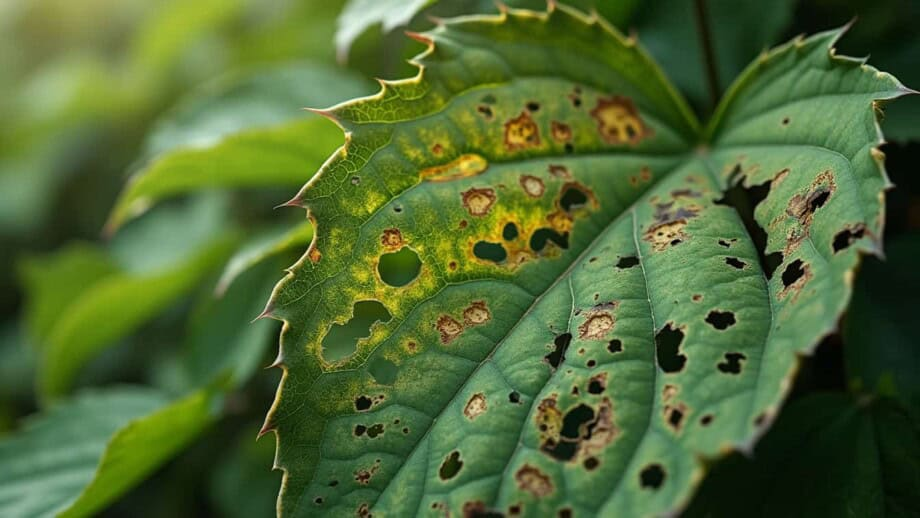
#> input picture ramie-disease-dataset/images/ramie_leaf_images/anthracnose_leaf_spot/1.jpg, 920 x 518 px
$ python main.py
#> lines starting #> are read from the running program, lines starting #| are printed output that depends on the picture; after the words box and inside, x2 and y2 are one past the last pixel; in counts of white or black regions, pixels touching at a corner belong together
import cv2
import numpy as np
import os

# --- CONFIGURATION ---
# 1. The Clean, Original Image
ORIGINAL_PATH = "../ramie-disease-dataset/images/ramie_leaf_images/anthracnose_leaf_spot/1.jpg"

# 2. The SAM Download (with the colored outlines/blobs)
SAM_OUTPUT_PATH = "../ramie-disease-dataset/images/ramie_leaf_images/anthracnose_leaf_spot/SAM_OUTPUT/Sam_1.png"

# 3. Output Folder
OUTPUT_DIR = "lesion_bank"

# --- MAIN SCRIPT ---
if not os.path.exists(OUTPUT_DIR): os.makedirs(OUTPUT_DIR)

print("Loading images...")
original = cv2.imread(ORIGINAL_PATH)
#> original is the input picture: shape (518, 920, 3); mean B, G, R 51.3, 104.2, 79.3
sam_result = cv2.imread(SAM_OUTPUT_PATH)
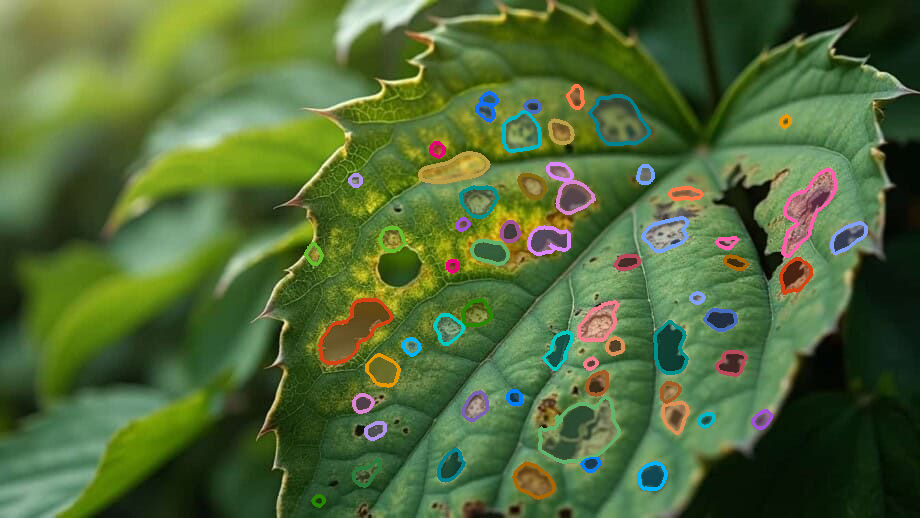
#> input picture ramie-disease-dataset/images/ramie_leaf_images/anthracnose_leaf_spot/SAM_OUTPUT/Sam_1.png, 920 x 518 px
#> sam_result is the input picture: shape (518, 920, 3); mean B, G, R 55.5, 105.7, 80.8

# Safety Check: Dimensions MUST match
if original.shape != sam_result.shape:
    print("❌ ERROR: Dimension Mismatch!")
    print(f"Original: {original.shape}")
    print(f"SAM Output: {sam_result.shape}")
    print("They must be exactly the same size for this trick to work.")
    exit()

print("Calculating difference...")

# 1. Compute the Absolute Difference
# Any pixel that is identical becomes Black (0).
# Any pixel with a colored line becomes Bright (>0).
diff = cv2.absdiff(original, sam_result)

# 2. Convert to Grayscale & Threshold
# We turn the difference into a simple Black & White Map
gray_diff = cv2.cvtColor(diff, cv2.COLOR_BGR2GRAY)
_, mask = cv2.threshold(gray_diff, 10, 255, cv2.THRESH_BINARY)
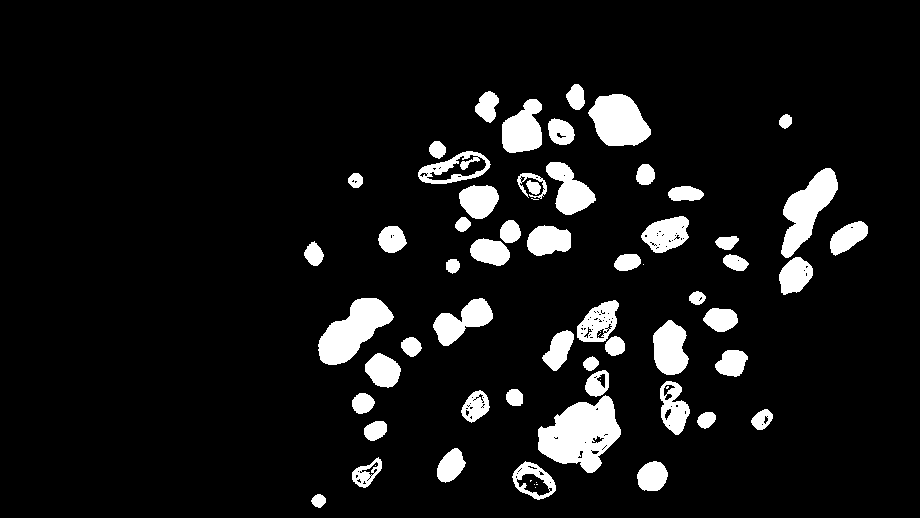
#> mask: shape (518, 920); 8.5% white; 67 white regions (12 under 20 px), largest, box (x1, y1, x2, y2) and area: (538, 395, 621, 473) 3935, (318, 298, 394, 365) 2710, (781, 168, 838, 258) 2418

# 3. Clean Up Noise (Optional)
# This removes tiny single-pixel differences caused by compression artifacts
kernel = np.ones((3,3), np.uint8)
mask = cv2.morphologyEx(mask, cv2.MORPH_OPEN, kernel, iterations=1)
#> mask: shape (518, 920); 8.4% white; 63 white regions (4 under 20 px), largest, box (x1, y1, x2, y2) and area: (538, 396, 621, 473) 3897, (318, 298, 393, 365) 2706, (781, 168, 838, 258) 2418
# Dilate slightly to make sure we capture the whole spot, not just the outline
mask = cv2.dilate(mask, kernel, iterations=2)
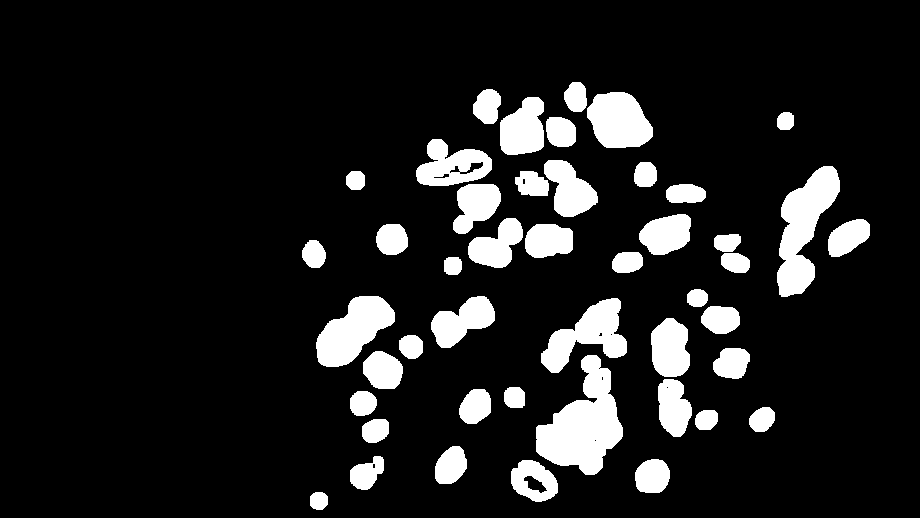
#> mask: shape (518, 920); 11.8% white; 46 white regions

# 4. Find Contours (The Blobs)
contours, _ = cv2.findContours(mask, cv2.RETR_EXTERNAL, cv2.CHAIN_APPROX_SIMPLE)
#> contours = 46 contours; largest, box (x1, y1, x2, y2) and area: (536, 355, 623, 475) 5485, (777, 166, 840, 297) 4095, (316, 296, 395, 367) 3182, (541, 298, 627, 373) 2898, (587, 92, 653, 148) 2722

print(f"Found {len(contours)} potential lesions based on the difference.")
#| Found 46 potential lesions based on the difference.

count = 0
for i, cnt in enumerate(contours):
    # Filter: Ignore tiny noise specks
    area = cv2.contourArea(cnt)
    if area < 50: continue

    # --- EXTRACT FROM ORIGINAL ---

    # Create a local mask for just this one spot
    single_spot_mask = np.zeros_like(gray_diff)
    cv2.drawContours(single_spot_mask, [cnt], -1, 255, -1)

    # Create Transparency (RGBA)
    b, g, r = cv2.split(original)
    rgba = cv2.merge([b, g, r, single_spot_mask])

    # Crop Tightly
    x, y, w, h = cv2.boundingRect(cnt)
    lesion_crop = rgba[y:y+h, x:x+w]

    # Save
    filename = f"{OUTPUT_DIR}/extracted_{count}.png"
    cv2.imwrite(filename, lesion_crop)
    count += 1
#> this loop made 46 passes
#> (area, x, y, w, h, filename) on passes 1 to 12: (248.5, 310, 492, 18, 18, 'lesion_bank/extracted_0.png'), (1383, 511, 460, 47, 42, 'lesion_bank/extracted_1.png'), (929, 635, 459, 35, 34, 'lesion_bank/extracted_2.png'), (701, 350, 456, 34, 34, 'lesion_bank/extracted_3.png'), (874.5, 435, 446, 32, 38, 'lesion_bank/extracted_4.png'), (499, 362, 419, 27, 24, 'lesion_bank/extracted_5.png'), (356, 695, 410, 23, 20, 'lesion_bank/extracted_6.png'), (464.5, 749, 407, 26, 25, 'lesion_bank/extracted_7.png'), (514, 350, 391, 27, 25, 'lesion_bank/extracted_8.png'), (820.5, 459, 389, 32, 35, 'lesion_bank/extracted_9.png'), (358, 504, 387, 21, 21, 'lesion_bank/extracted_10.png'), (1399.5, 658, 379, 34, 58, 'lesion_bank/extracted_11.png')
#> pass 1, `b, g, r = cv2.split(original)`:
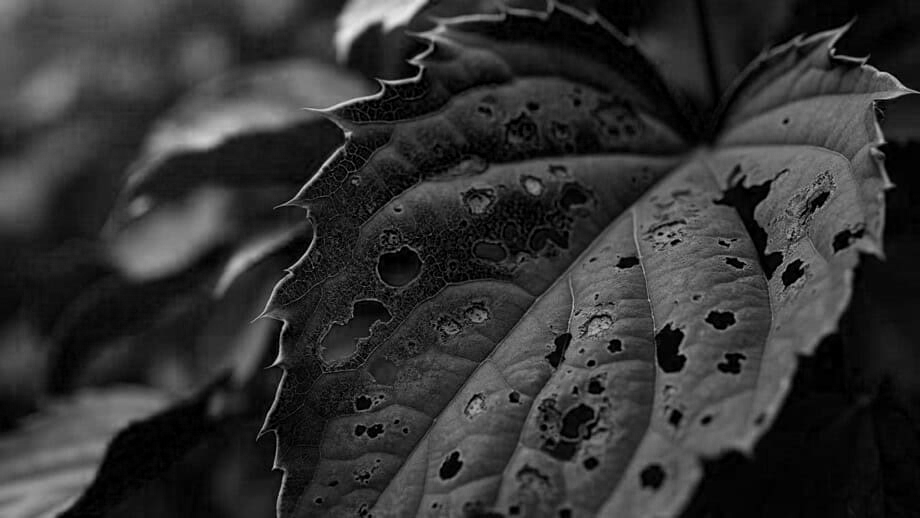
#> b: shape (518, 920); min 0, max 234, mean 51.3
#> pass 1, `b, g, r = cv2.split(original)`:
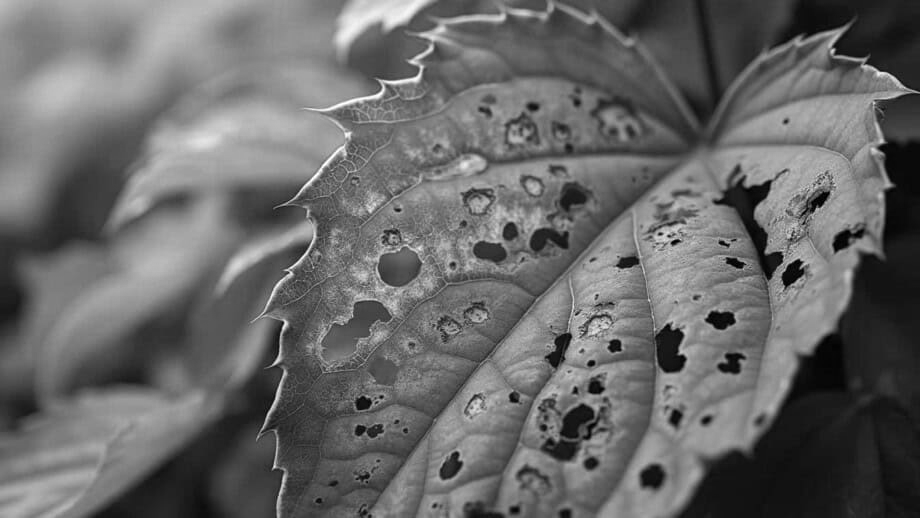
#> g: shape (518, 920); min 0, max 255, mean 104.2
#> pass 1, `b, g, r = cv2.split(original)`:
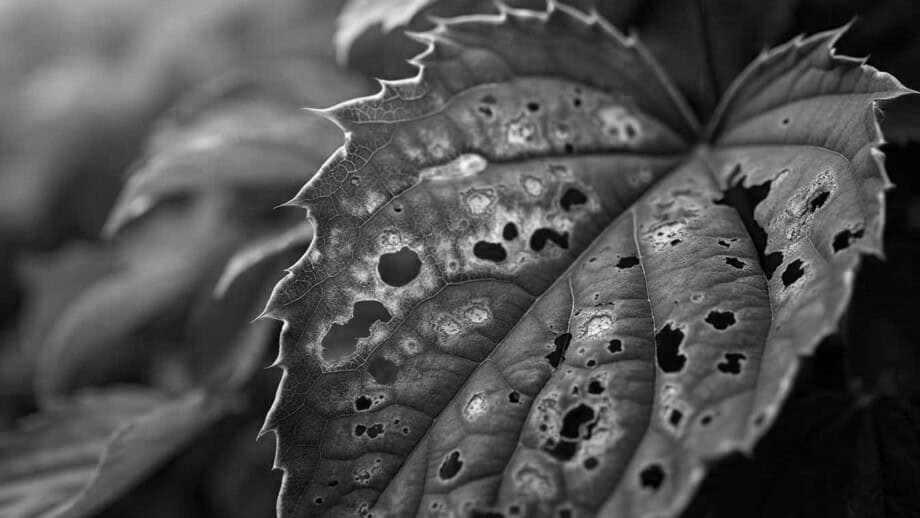
#> r: shape (518, 920); min 0, max 255, mean 79.3
#> after the loop:
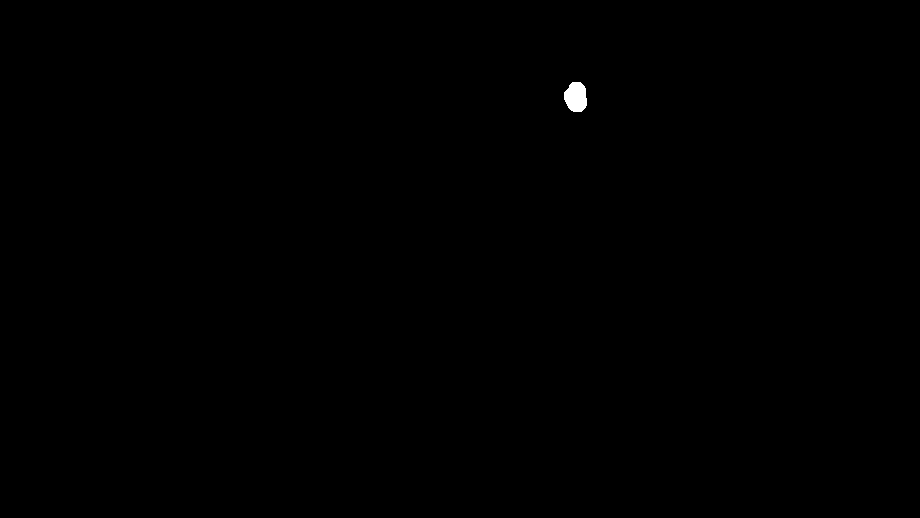
#> single_spot_mask: shape (518, 920); 0.12% white; 1 white region, box (x1, y1, x2, y2) and area: (564, 82, 587, 112) 549
#> after the loop, count = 46

print(f"✅ Success! Extracted {count} clean lesions to '{OUTPUT_DIR}'")
#| ✅ Success! Extracted 46 clean lesions to 'lesion_bank'
